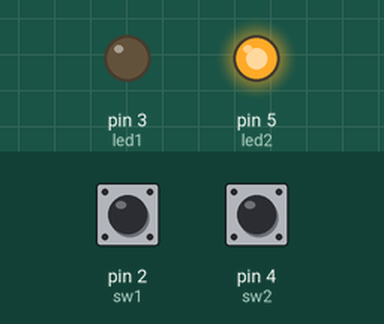
Simulated run of this sketch. Board: Arduino Uno, built with avr-gcc and run on an emulated ATmega328P. Shown: output pins drawn as LEDs (lit = HIGH). The inputs (shaded band) are chosen by the test bench; at power-on: pin 2 (sw1) HIGH, pin 4 (sw2) LOW.

Above: at 1.2 s.
1.3 s: pin 2 (sw1) pulled LOW for 0.15 s
At 1.37 s:
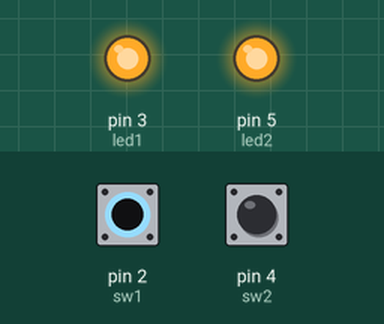
2.9 s: pin 4 (sw2) pulled HIGH for 0.15 s
At 2.97 s:
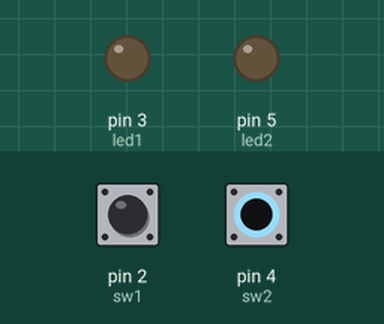
4.5 s: pin 4 (sw2) pulled HIGH for 3.2 s
At 8.7 s:
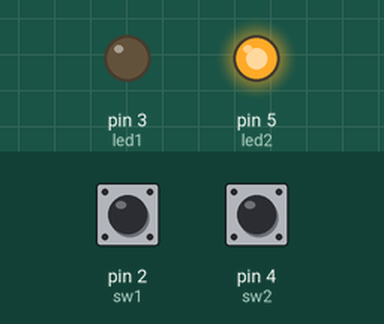
9.2 s: pin 2 (sw1) pulled LOW for 3.2 s
At 9.8 s:
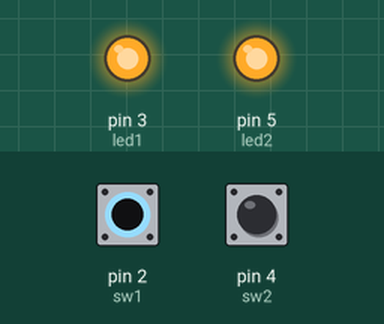
13.9 s: pin 2 (sw1) driven LOW and pin 4 (sw2) driven HIGH
At 14.6 s:
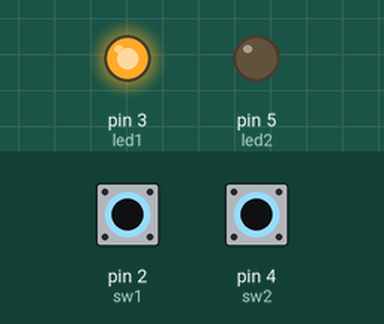
Timing chart, 0 to 16.4 s (numbered marks = the images above; inputs shaded):
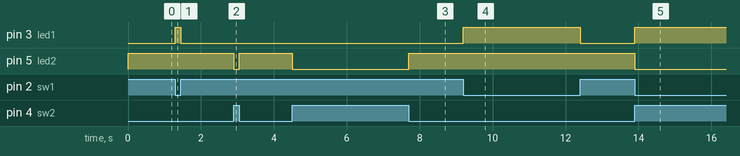

Measured:
- after the input at 1.3 s, pin 3 (led1): LOW → HIGH at once, → LOW 0.15 s later
- after the input at 2.9 s, pin 5 (led2): HIGH → LOW at once, → HIGH 0.15 s later
- after the input at 4.5 s, pin 5 (led2): HIGH → LOW at once, → HIGH 3.2 s later
- after the input at 9.2 s, pin 3 (led1): LOW → HIGH at once, → LOW 3.2 s later
- after the input at 13.9 s, pin 3 (led1): LOW → HIGH at once; pin 5 (led2): HIGH → LOW at once

The sketch:

Push_Button_LED.ino
```cpp
int sw1 = 2;
int sw2 = 4;
int led1 = 3;
int led2 = 5;

void setup(){
  pinMode(sw1, INPUT_PULLUP); // Negative Logic Switch
  pinMode(sw2, INPUT);  // Positive Logic Switch
  pinMode(led1, OUTPUT);
  pinMode(led2, OUTPUT);
}

void loop(){
 // Negative Logic - press=LOW → Positve Logic LED ON
  if(digitalRead(sw1) == LOW){
    digitalWrite(led1, HIGH);
  }else{
    digitalWrite(led1,LOW);
  }

  // Positive Logic - press=LOW → Negative Logic LED ON
  if(digitalRead(sw2) == HIGH){
    digitalWrite(led2, LOW);
  }else{
    digitalWrite(led2, HIGH);
  }
}
```
